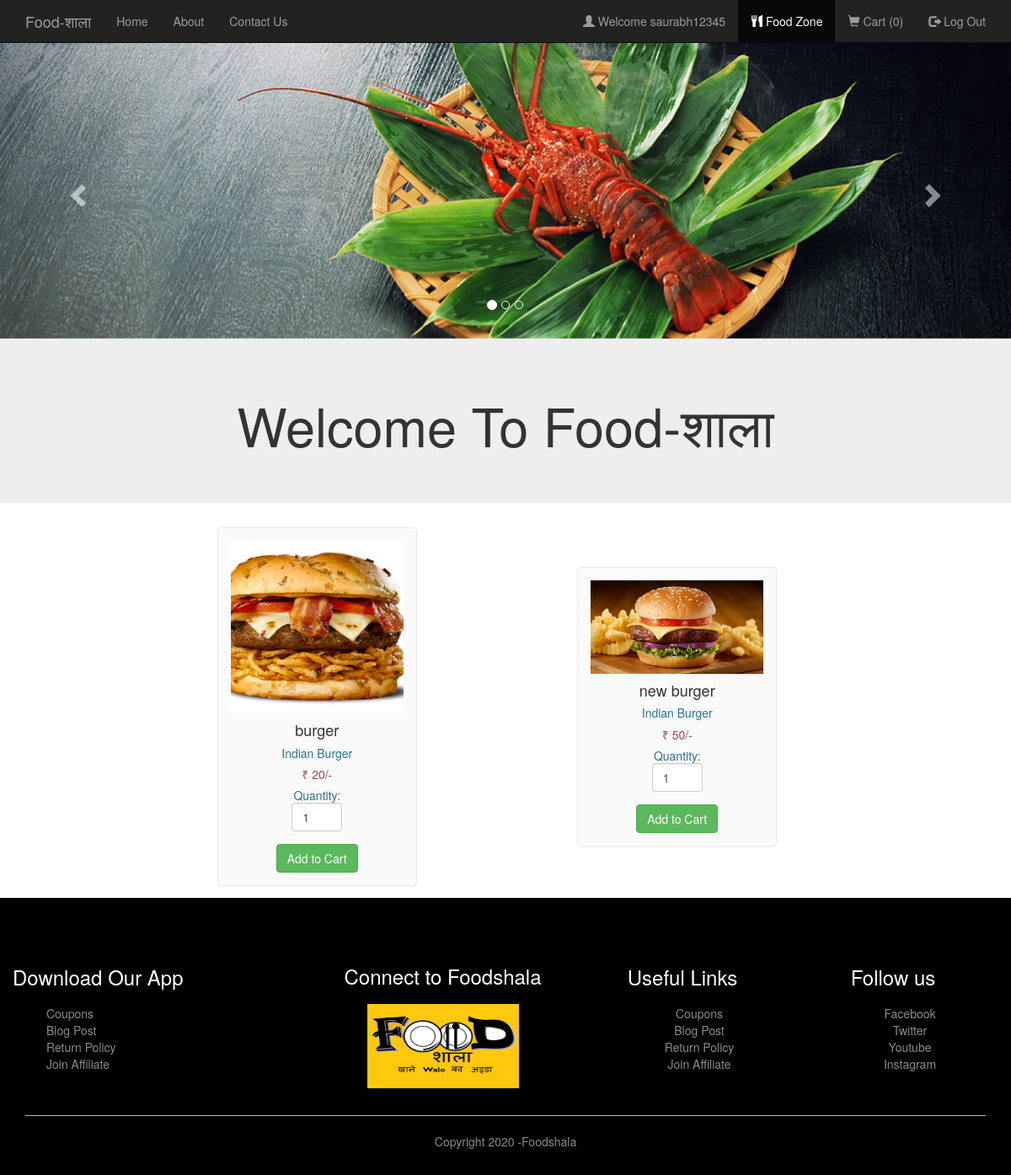
/foodlist.php (signed in), run on the app's committed database.
### tables this page shows
CREATE TABLE `food` (
  `F_ID` int(30) NOT NULL,
  `name` varchar(30) NOT NULL,
  `price` int(30) NOT NULL,
  `description` varchar(200) NOT NULL,
  `R_ID` int(30) NOT NULL,
  `images_path` varchar(200) NOT NULL,
  `options` varchar(10) NOT NULL DEFAULT 'ENABLE'
);

### foodlist.php (the view, shortened to what this page needs)
<html>
  <head>
  </head>
  <link rel="stylesheet" type = "text/css" href ="css/foodlist.css">
  <link rel="stylesheet" type = "text/css" href ="css/bootstrap.min.css">
  <link rel="stylesheet" href="https://maxcdn.bootstrapcdn.com/bootstrap/3.4.1/css/bootstrap.min.css">
  <body>
    <nav class="navbar navbar-inverse navbar-fixed-top navigation-clean-search" role="navigation">
      <div class="container">
        <div class="navbar-header">
          <a class="navbar-brand" href="index.php">Food-शाला</a>
        </div>
        <div class="collapse navbar-collapse " id="myNavbar">
          <ul class="nav navbar-nav">
            <li><a href="index.php">Home</a></li>
            <li><a href="aboutus.php">About</a></li>
            <li><a href="contactus.php">Contact Us</a></li>
          </ul>
<?php
if(isset($_SESSION['login_user1'])){
?>
          <ul class="nav navbar-nav navbar-right">
            <li><a href="#"><span class="glyphicon glyphicon-user"></span> Welcome <?php echo $_SESSION['login_user1']; ?> </a></li>
            <li><a href="myrestaurant.php">MANAGER CONTROL PANEL</a></li>
            <li><a href="logout_m.php"><span class="glyphicon glyphicon-log-out"></span> Log Out </a></li>
          </ul>
<?php
}
else if (isset($_SESSION['login_user2'])) {
  ?>
           <ul class="nav navbar-nav navbar-right">
            <li><a href="#"><span class="glyphicon glyphicon-user"></span> Welcome <?php echo $_SESSION['login_user2']; ?> </a></li>
            <li class="active" ><a href="foodlist.php"><span class="glyphicon glyphicon-cutlery"></span> Food Zone </a></li>
            <li><a href="cart.php"><span class="glyphicon glyphicon-shopping-cart"></span> Cart  (<?php
              if(isset($_SESSION["cart"])){
              $count = count($_SESSION["cart"]);
              echo "$count";
            }
              else
                echo "0";
              ?>) </a></li>
            <li><a href="logout_u.php"><span class="glyphicon glyphicon-log-out"></span> Log Out </a></li>
          </ul>
<?php
}
?>
        </div>
      </div>
    </nav>
    <div id="myCarousel" class="carousel slide" data-ride="carousel">
    <ol class="carousel-indicators">
      <li data-target="#myCarousel" data-slide-to="0" class="active"></li>
      <li data-target="#myCarousel" data-slide-to="1"></li>
      <li data-target="#myCarousel" data-slide-to="2"></li>
    </ol>
    <div class="carousel-inner">
      <div class="item active">
      <img src="images/slide002.jpg" style="width:100%;">
      <div class="carousel-caption">
      </div>
      </div>
    </div>
   <a class="left carousel-control" href="#myCarousel" data-slide="prev">
      <span class="glyphicon glyphicon-chevron-left"></span>
    </a>
    <a class="right carousel-control" href="#myCarousel" data-slide="next">
      <span class="glyphicon glyphicon-chevron-right"></span>
    </a>
    </div>
<div class="jumbotron">
  <div class="container text-center">
    <h1>Welcome To Food-शाला</h1>
  </div>
</div>
<div class="container" style="width:95%;">
<?php
$conn = Connect();
$sql = "SELECT * FROM FOOD WHERE options = 'ENABLE' ORDER BY F_ID";
$result = mysqli_query($conn, $sql);
if (mysqli_num_rows($result) > 0)
{
  $count=0;
  while($row = mysqli_fetch_assoc($result)){
    if ($count == 0)
      echo "<div class='row'>";
?>
<div class="col-md-3">
<form method="post" action="cart.php?action=add&id=<?php echo $row["F_ID"]; ?>">
<div class="mypanel" align="center";>
<img src="<?php echo $row["images_path"]; ?>" class="img-responsive">
<h4 class="text-dark"><?php echo $row["name"]; ?></h4>
<h5 class="text-info"><?php echo $row["description"]; ?></h5>
<h5 class="text-danger">&#8377; <?php echo $row["price"]; ?>/-</h5>
<h5 class="text-info">Quantity: <input type="number" min="1" max="25" name="quantity" class="form-control" value="1" style="width: 60px;"> </h5>
<input type="submit" name="add" style="margin-top:5px;" class="btn btn-success" value="Add to Cart">
</div>
</form>
</div>
<?php
$count++;
}
?>
</div>
</div>
  <?php
}
?>
 <?php include('footer.php') ?>
</body>
</html>

### footer.php (shortened to what this page needs)
<!DOCTYPE html>
<html lang="en">
<head>
    <link rel="stylesheet" type = "text/css" href ="css/bootstrap.min.css">
    <link rel="stylesheet" type = "text/css" href ="css/index12.css">
    <link rel="stylesheet" href="https://maxcdn.bootstrapcdn.com/bootstrap/3.4.1/css/bootstrap.min.css">
</head>
<body>
  <div class="footer">
    <div class="container">
      <div class="row">
        <div class="footer-col-1">
          <h3>Download Our App</h3>
          <ul>
            <li>Coupons</li>
            <li>Blog Post</li>
            <li>Return Policy</li>
            <li>Join Affiliate</li>
          </ul>
        </div>
        <div class="footer-col-2">
        <h3>Connect to Foodshala</h3>
          <img src="images/foodshala-logo.jpg" />
        </div>
        <div class="footer-col-3">
          <h3>Useful Links</h3>
          <ul>
            <li>Coupons</li>
            <li>Blog Post</li>
            <li>Return Policy</li>
            <li>Join Affiliate</li>
          </ul>
        </div>
        <div class="footer-col-4">
          <h3>Follow us</h3>
          <ul>
            <li>Facebook</li>
            <li>Twitter</li>
            <li>Youtube</li>
            <li>Instagram</li>
          </ul>
        </div>
      </div>
      <hr />
      <p class="copyright">Copyright 2020 -Foodshala</p>
    </div>
  </div>
</body>
</html>

### css/foodlist.css (style rules this page uses)
body,html { height: 100%; }
body { padding-top: 50px; background-image: url('bgimg1.jpg'); background-repeat: repeat; background-size: cover; background-position: center; }
.mypanel { border: 1px solid #eaeaec; margin: -1px 19px 3px -1px; box-shadow: 0 1px 2px rgba(0,0,0,0.05); background-color: #FAFAFA; padding:15px; border-radius: 5px; }
input { border: 5px solid white; }

### css/index12.css (style rules this page uses)
body, html { height: 100%; }
body { padding-top: 50px; }
.container { margin: auto; max-width: 1300px; padding-left: 25px; padding-right: 25px; }
.row { display: flex; align-items: center; flex-wrap: wrap; justify-content: space-around; }
.footer { background: #000; color: #8a8a8a; font-size: 14px; padding: 60px 0 20px; }
.footer p { color: #8a8a8a; }
.footer h3 { color: #fff; margin-bottom: 20px; }
.footer-col-1, .footer-col-2, .footer-col-3, .footer-col-4 { min-width: 250px; margin-bottom: 20px; }
.footer-col-1 { flex-basis: 30%; }
.footer-col-2 { flex: 1; text-align: center; }
.footer-col-2 img { width: 180px; margin-bottom: -8px; height: 100px; }
.footer-col-3, .footer-col-4 { flex-basis: 12%; text-align: center; }
ul { list-style: none; }
.footer hr { border: none; background: #b5b5b5; height: 1px; margin: 20px 0; }
.copyright { text-align: center; }
a { text-decoration: none; }

### data on the page
food: images_path (picture), name "burger", description "Indian Burger", price "20"
food: images_path (picture), name "new burger", description "Indian Burger", price "50"

### other printed values
$_SESSION['login_user2'] "saurabh12345"
